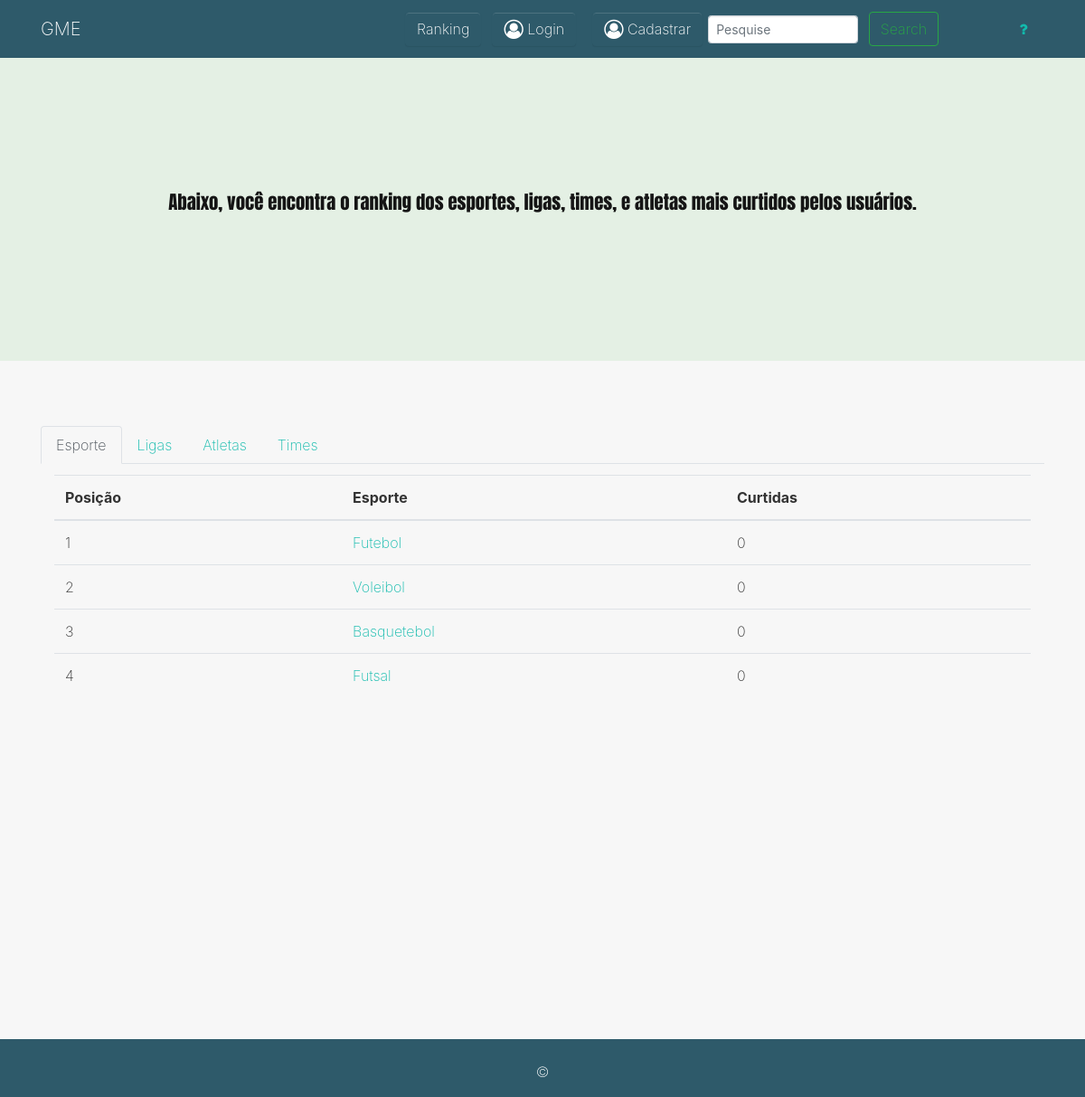
Screenshot of /app/controller/RankingController.php?rota=ranking with the database file from the repository.
### tables this page shows
CREATE TABLE `esportes` (
  `nome_esporte` varchar(35) DEFAULT NULL,
  `historia` varchar(1000) DEFAULT NULL,
  `id_esporte` int(10) NOT NULL,
  `num_praticantes` varchar(20) NOT NULL,
  `regras` varchar(10000) DEFAULT NULL,
  `icon_esporte` varchar(300) DEFAULT NULL
);

### app/database/Conexao.php (called while the page is built, shortened)
<?php
class Conexao
{
    public static function getConexao(){
        $conexao = new PDO("mysql:host=".self::HOST.";dbname=".self::NOMEBANCO.";charset=utf8", self::USUARIO, self::SENHA);
        return $conexao;
    }
}

### app/crud/CrudEsporte.php (called while the page is built, shortened)
<?php
require_once __DIR__.'/../database/Conexao.php';
class CrudEsporte
{
    private $conexao;
    public function __construct() {
        $this->conexao = Conexao::getConexao();
    }
     public function get_ids_esportes_curtidos()
     {
         $sql1 = "SELECT DISTINCT curtir_esportes.id_esporte FROM `curtir_esportes`";
         $consulta = $this->conexao->query($sql1)->fetchAll(PDO::FETCH_ASSOC);
         $ids = [];
         return $ids;
     }
     public function get_ids_todos_esportes()
     {
         $sql = "SELECT esportes.id_esporte FROM `esportes`";
         $consulta = $this->conexao->query($sql)->fetchAll(PDO::FETCH_ASSOC);
         $ids = [];
         foreach ($consulta as $a){
             $ids[] = $a['id_esporte'];
         }
         return $ids;
     }
     public function ranking()
     {
         $sql = "SELECT esportes.id_esporte, `nome_esporte`, COUNT(curtir_esportes.id_esporte) AS qtd_curtidas FROM `curtir_esportes`, `esportes` WHERE esportes.id_esporte = curtir_esportes.id_esporte GROUP BY esportes.id_esporte";
         $consulta = $this->conexao->query($sql)->fetchAll(PDO::FETCH_ASSOC);
         $ids_geral = $this->get_ids_todos_esportes();
         $ids_curtidos = $this->get_ids_esportes_curtidos();
         foreach ($ids_geral as $idG){
             if(!in_array($idG, $ids_curtidos)){
                 $sql = "SELECT * FROM esportes WHERE id_esporte = {$idG}";
                 $resultado = $this->conexao->query($sql)->fetchAll(PDO::FETCH_ASSOC);
                 foreach ($resultado as $res) {
                     $res['qtd_curtidas'] = 0;
                     $esportes[] = [
                         "nome_esporte" => $res['nome_esporte'], "qtd_curtidas" => $res['qtd_curtidas'], "id_esporte" => $res['id_esporte']
                     ];
                 }
             }
         }
         return $esportes;
     }
}

### app/view/ranking.php (the view, shortened to what this page needs)
<!DOCTYPE html>
<html>
<head>
  <link rel="stylesheet" href="https://cdnjs.cloudflare.com/ajax/libs/font-awesome/4.7.0/css/font-awesome.min.css" type="text/css">
  <link rel="stylesheet" href="../../assets/ranking.css" type="text/css">
</head>
<body>
<?php
if (isset($_SESSION["tipo"]) AND $tipo != '2') {
    require_once "navLoged.php";
} elseif (!isset($_SESSION["tipo"])) {
    require_once "navUnloged.php";
} elseif (isset($_SESSION) AND $_SESSION["tipo"] == '2') {
    require_once "navLogedAdmin.php";
}
?>
<div class="cabecalho text-center py-5">
    <div class="container">
        <div class="row my-5 justify-content-center">
            <div class="col-md-10">
                <p class="lead text-dark">Abaixo, você encontra o ranking dos esportes, ligas, times, e atletas mais curtidos pelos usuários.</p>
            </div>
        </div>
    </div>
</div>
<div class="py-5">
    <div class="container">
        <div class="row">
            <div class="col-md-12">
                <ul class="nav nav-tabs">
                    <li class="nav-item">
                        <a class="active nav-link" id="tabfourbt" href="" data-toggle="tab" data-target="#tabtwo" >Esporte</a>
                    </li>
                    <li class="nav-item">
                        <a href="" id="tabfourbt" class="nav-link" data-toggle="tab" data-target="#tabthree" >Ligas</a>
                    </li>
                    <li class="nav-item">
                        <a href="" id="tabfourbt" class="nav-link" data-toggle="tab" data-target="#tabfour">Atletas</a>
                    </li>
                    <li class="nav-item">
                        <a href="" id="tabfourbt" class="nav-link" data-toggle="tab" data-target="#tabfive" ">Times</a>
                    </li>
                </ul>
                <div class="tab-content mt-2">
                    <div class="tab-pane fade show active" id="tabtwo" role="tabpanel">
                        <div class="col-md-12">
                            <table class="table">
                                <thead>
                                <tr>
                                    <th>Posição</th>
                                    <th>Esporte</th>
                                    <th>Curtidas</th>
                                </tr>
                                </thead>
                                <tbody>
                                <?php $i = 1; ?>
                                <?php foreach ($esportes as $ee): ?>
                                    <tr>
                                        <td><?= $i ?></td>
                                        <td><a href="EsporteController.php?rota=ver&id=<?= $ee['id_esporte']?>"><?= $ee['nome_esporte'] ?></a></td>
                                        <td>
                                            <?= $ee['qtd_curtidas'] ?>
                                        </td>
                                    </tr>
                                <?php $i += 1; endforeach; ?>
                                </tbody>
                            </table>
                        </div>
                    </div>
                </div>
            </div>
        </div>
    </div>
</div>
<div class="text-white bg-secondary">
    <div class="container">
        <div class="row">
            <div class="col-md-12 mt-3">
                <p class="text-center text-white">©</p>
            </div>
        </div>
    </div>
</div>
</body>
</html>

### app/view/ranking.php (style rules this page uses)
.cabecalho { background-color: #E4F0E4; font-family: 'Anton', sans-serif; }

### rows the page displays
esportes: nome_esporte "Futebol", qtd_curtidas "0"
esportes: nome_esporte "Voleibol", qtd_curtidas "0"
esportes: nome_esporte "Basquetebol", qtd_curtidas "0"
esportes: nome_esporte "Futsal", qtd_curtidas "0"
